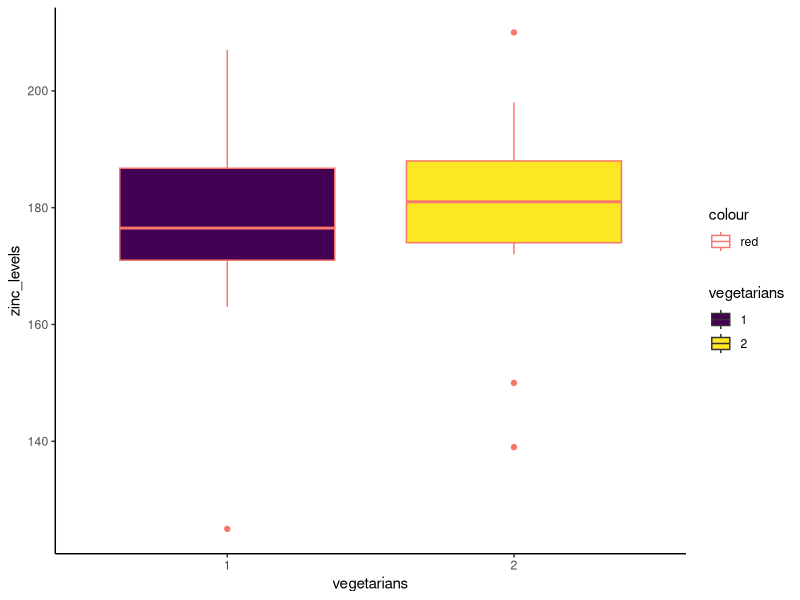

Recreate this plot in R.
# Set working dir
setwd("D:/Assignment/R_Assignment03")
# Load the libraries
library(tidyr)
library(dplyr)
library(ggplot2)

#Import Data
#定义pregnant:怀孕状况：因子水平：1和2(1为怀孕)
#定义vegetarians：是否素食者；因子水平：1和2(1为素食者)
a   <-  data.frame(pregnant   = c(1,1,1,1,1,1),
                  vegetarians = c(2,2,2,2,2,2),
                  zinc_levels = c(185,189,187,181,150,176))
b   <-  data.frame(pregnant   = c(1,1,1,1,1,1,1,1,1,1,1,1),
                  vegetarians = c(1,1,1,1,1,1,1,1,1,1,1,1),
                  zinc_levels = c(171,174,202,171,207,125,189,179,163,174,184,186))
c   <-  data.frame(pregnant   = c(2,2,2,2,2),
                  vegetarians = c(2,2,2,2,2),
                  zinc_levels = c(210,139,172,198,177))
data<-  bind_rows(a,b,c)

# Change to factor type
Data <- as_tibble(data) %>% 
  mutate(pregnant    = factor(pregnant, ordered = TRUE)) %>% 
  mutate(vegetarians = factor(vegetarians, ordered = TRUE)) 

Data %>% 
  ggplot(aes(x =vegetarians , y =zinc_levels , fill = vegetarians,color="red")) +
  geom_boxplot() +
  theme_classic()
# 3
aov1 <- aov( zinc_levels~vegetarians, data=Data)
summary(aov1)
aov2 <- aov( zinc_levels~vegetarians + pregnant, data=Data)
summary(aov2)
# good work 
